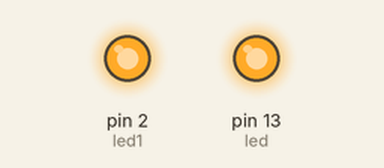
A sketch run on a simulated Arduino Uno, built with avr-gcc and run on an emulated ATmega328P. Parts: output pins drawn as LEDs (lit = HIGH).

Above: at 0.1 s.
Timing chart, 0 to 1.6 s (numbered marks = the images above):
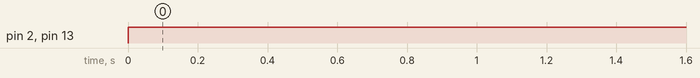

Measured:
- by itself, pin 2 (led1), pin 13 (led): LOW → HIGH at 0.00 s

The sketch:

led_light2.ino
```cpp
int led =13;
int led1 =2;
void setup()
{
  pinMode( led , OUTPUT );
  pinMode( led1 ,OUTPUT );
}
void loop()
{
  digitalWrite(led, HIGH);
  digitalWrite(led1, HIGH);
}
```
